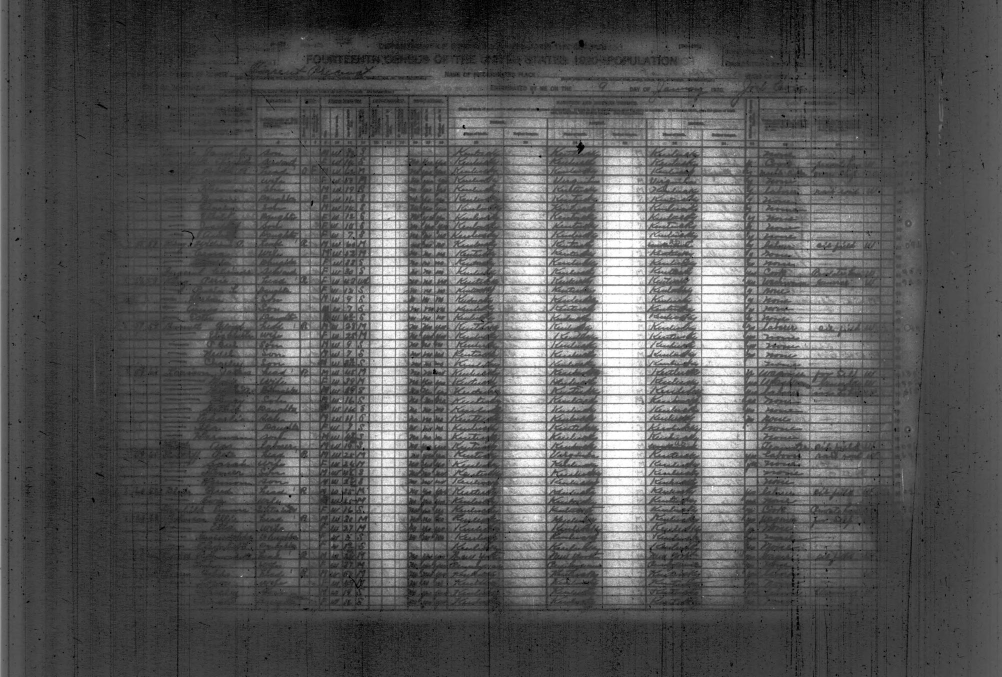
#> input picture research/dora-ella-newnam/sources/census/pass89/wolfe-leaf0449-w1200.jpg, 2004 x 1353 px (shown at 1/2 size)
$ python -i make_named_crops.py   (imports and definitions only)
#> lines starting #> are read from the running program, lines starting #| are printed output that depends on the picture
#> further down, picture is the input picture: PIL image 2004x1353 L; min 0, max 255, mean 88.3
#!/usr/bin/env python3
"""Make high-contrast name + header crops for visual reading."""
from __future__ import annotations

from pathlib import Path

from PIL import Image, ImageEnhance, ImageFilter, ImageOps

SRC = Path("/workspace/research/dora-ella-newnam/sources/census/pass89")
OUT = SRC / "visual"
# [1 line not run here, left out]

# Key leaves: Torrent start/mid/end, Holly start/mid, Stillwater, Clifty, Bell 28/30
WANT = [
    443, 445, 450, 455, 460, 465, 470, 473, 475,
    476, 480, 485, 490, 495,
    498, 500, 505, 510, 512, 513, 514, 515,
]


def enhance(im: Image.Image) -> Image.Image:
    extrema = im.getextrema()
#> extrema = (0, 255)
    mean = sum(im.resize((32, 32)).getdata()) / (32 * 32)
#> mean = 88.17
    if mean < 95:
        im = ImageOps.invert(im)
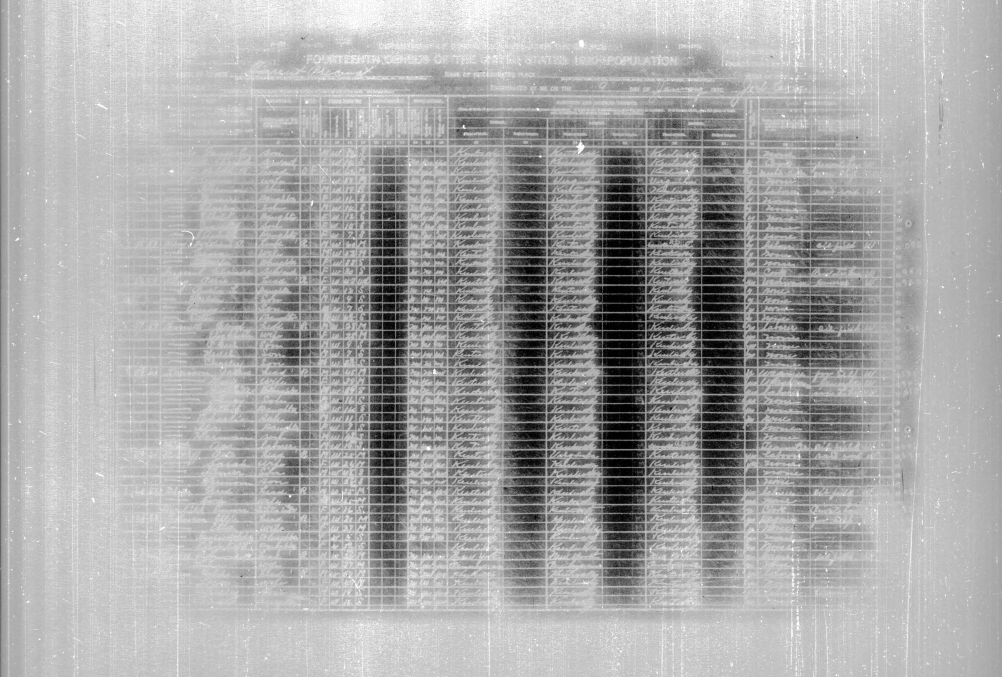
#> im: PIL image 2004x1353 L (shown at 1/2 size); min 0, max 255, mean 166.7
    im = ImageOps.autocontrast(im, cutoff=2)
    return ImageEnhance.Contrast(im).enhance(1.8).filter(ImageFilter.SHARPEN)
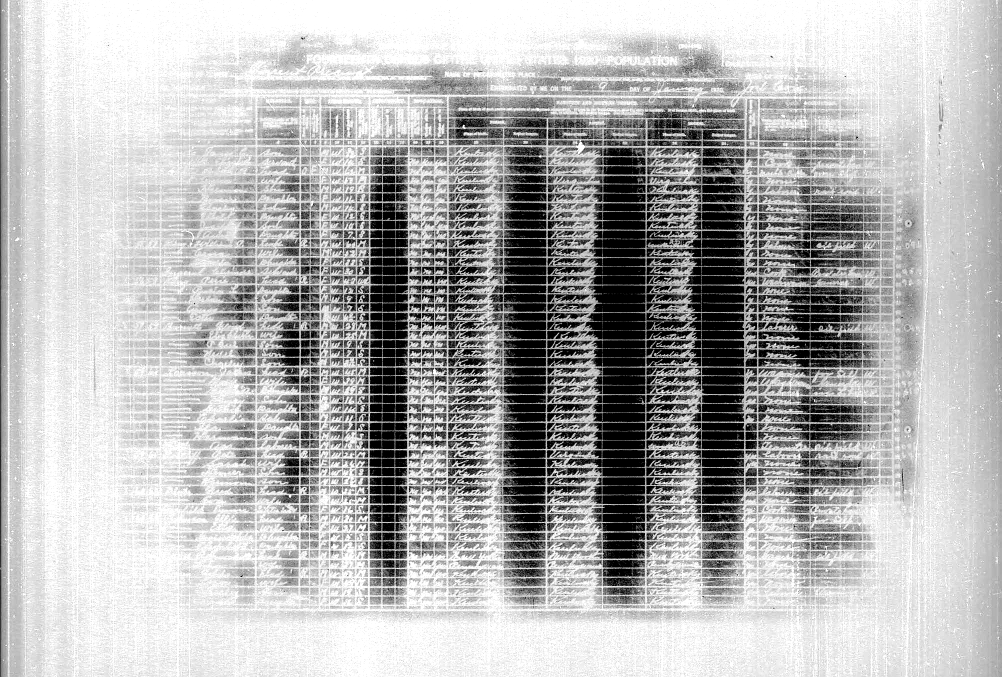
#> returned value: PIL image 2004x1353 L (shown at 1/2 size); min 0, max 255, mean 178.8


def main() -> None:
    for leaf in WANT:
        p = SRC / f"wolfe-leaf{leaf:04d}-w1200.jpg"
        if not p.exists():
            print(f"MISS {leaf}", flush=True)
            continue
        im = Image.open(p).convert("L")
        im = enhance(im)
        w, h = im.size
        im.crop((0, 0, w, int(h * 0.18))).save(OUT / f"wolfe-{leaf:04d}-hdr.png")
        im.crop((int(w * 0.05), int(h * 0.13), int(w * 0.36), int(h * 0.98))).save(
            OUT / f"wolfe-{leaf:04d}-names.png"
        )
        print(f"OK {leaf} {w}x{h}", flush=True)


# [2 lines not run here, left out]

>>> from PIL import Image
>>> picture = Image.open('wolfe-leaf0449-w1200.jpg')
>>> result = enhance(picture)

$ run again, on research/dora-ella-newnam/sources/census/pass89/wolfe-leaf0464-w1200.jpg
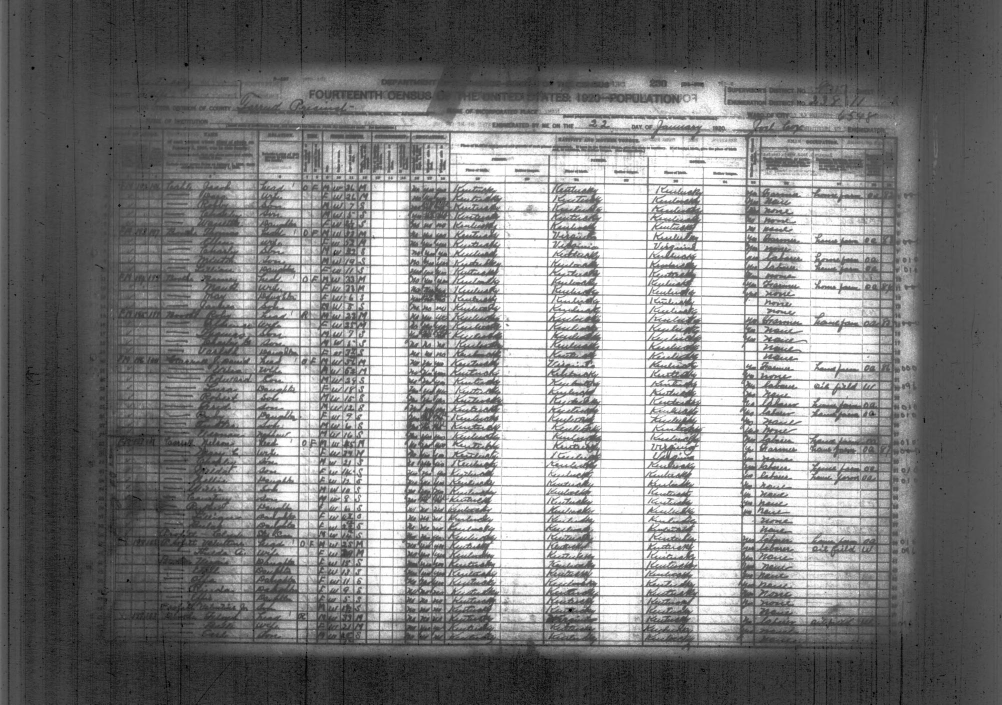
#> input picture research/dora-ella-newnam/sources/census/pass89/wolfe-leaf0464-w1200.jpg, 2004 x 1409 px (shown at 1/2 size)
#> picture is the input picture: PIL image 2004x1409 L; min 0, max 255, mean 126.5
#> extrema = (0, 255)
#> mean = 126.4
#> in enhance, `im = ImageOps.autocontrast(im, cutoff=2)`:
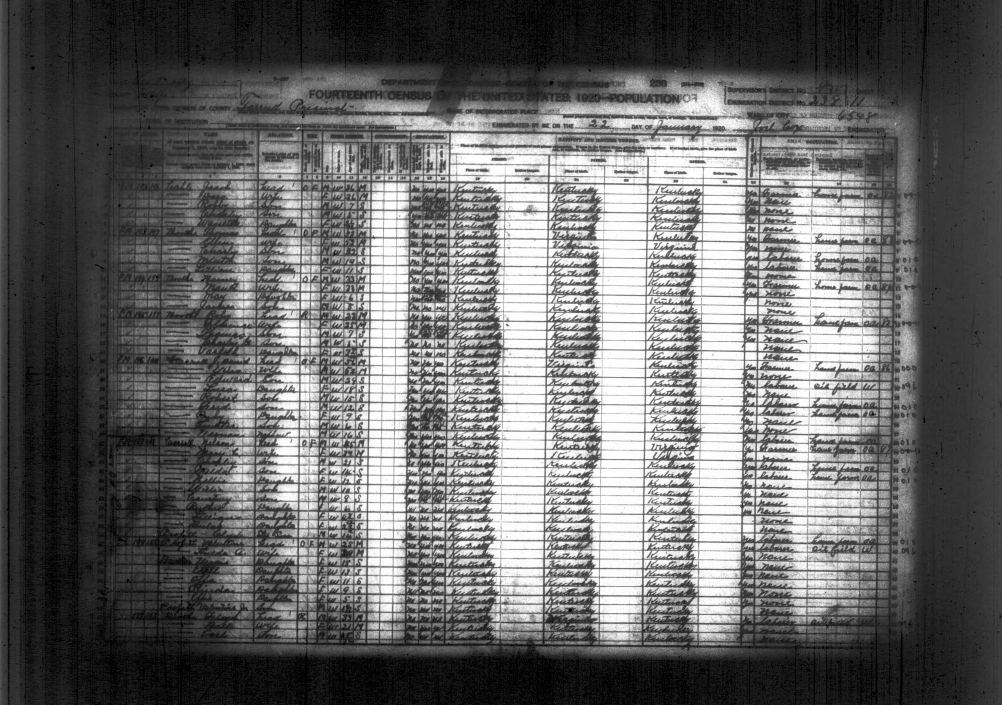
#> im: PIL image 2004x1409 L (shown at 1/2 size); min 0, max 255, mean 105.8
#> in enhance, `return ImageEnhance.Contrast(im).enhance(1.8).filter(ImageFilter.SHARP..`:
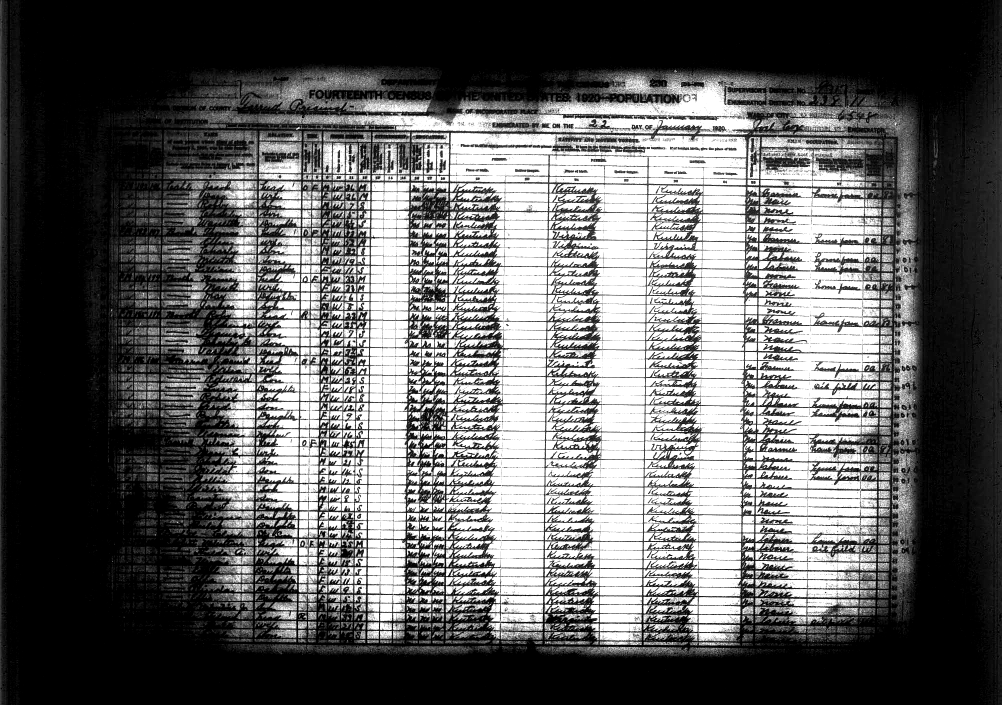
#> returned value: PIL image 2004x1409 L (shown at 1/2 size); min 0, max 255, mean 97.2
